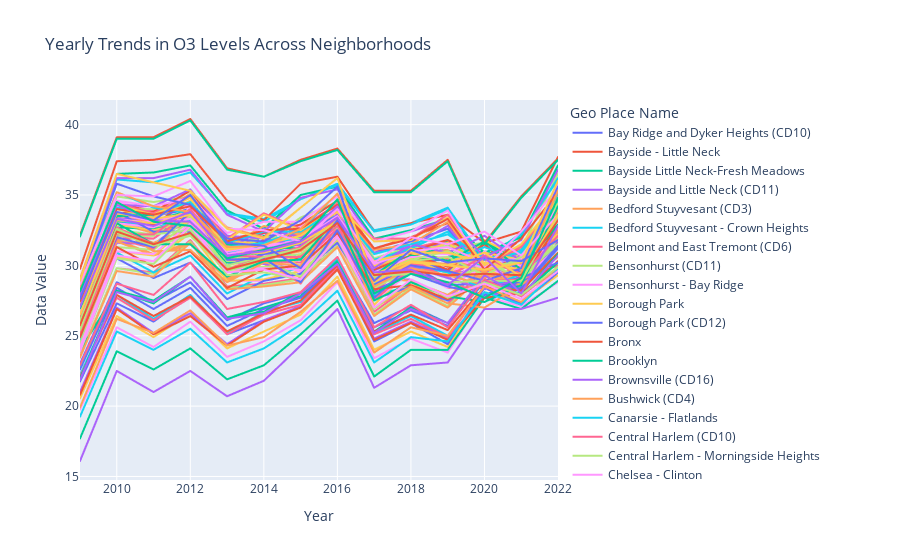

Notebook code cell kept with this figure:
### Markdown cell above
# NO2 Trends
The line plot for NO2 levels over time shows how the concentration of Nitrogen dioxide varies across different neighborhoods in NYC.

- *Higher NO2 levels* in certain neighborhoods might indicate more traffic congestion, industrial activities, or other sources of NO2 pollution.
- *Temporal patterns*: Seasonal variations can be observed, such as higher levels in winter due to heating and lower dispersion.
- *Year-over-year trends*: These can help identify whether pollution control measures are effective.

### Code cell
# Interactive plot for O3 levels
fig_o3 = px.line(o3_yearly, x='Year', y='Data Value', color='Geo Place Name', 
                 title='Yearly Trends in O3 Levels Across Neighborhoods')
fig_o3.show()
